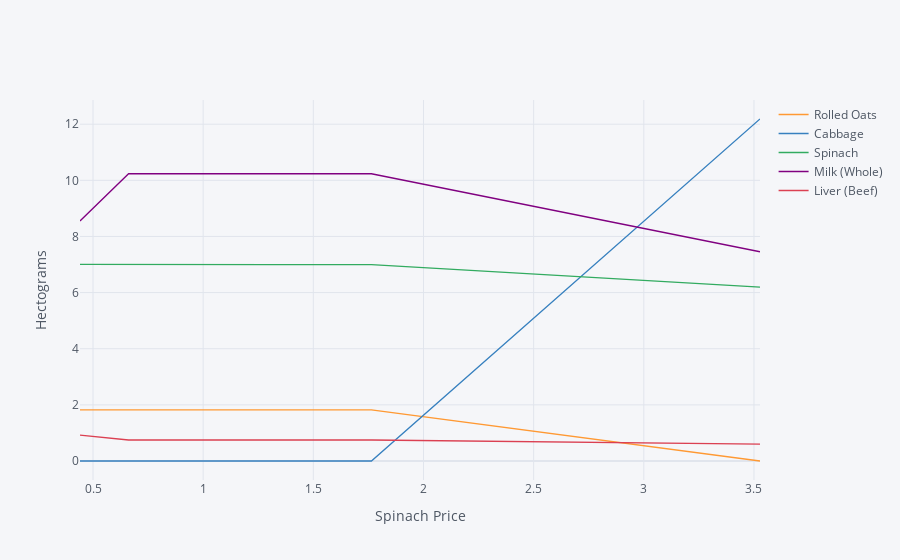

Notebook code for this chart:
### Markdown cell above
The code below creates a graph which changes prices just for *one* food,
  and traces out the effects of this change on all the foods consumed.

### Code cell
import cufflinks as cf
cf.go_offline()

ReferenceGood = 'Spinach'

scale = [0.5,0.75,0.9,1.,1.1,1.2,1.3,1.4,1.5,2,4]

cost0 = solve_subsistence_problem(FoodNutrients,Prices,diet_min[group],diet_max[group],tol=tol).fun

my_p = Prices.copy()

diet = {}
for s in scale:

    my_p[ReferenceGood] = Prices[ReferenceGood]*s
    result = solve_subsistence_problem(FoodNutrients,my_p,diet_min[group],diet_max[group],tol=tol)
    diet[my_p[ReferenceGood]] = result.diet

Diet_response = pd.DataFrame(diet).T
Diet_response.index.name = '%s Price' % ReferenceGood

Diet_response.reset_index(inplace=True)

# Get rid of units for index (cufflinks chokes)
Diet_response['%s Price' % ReferenceGood] = Diet_response['%s Price' % ReferenceGood].apply(lambda x: x.magnitude)

Diet_response = Diet_response.set_index('%s Price' % ReferenceGood)

# Just look at goods consumed in quantities greater than error tolerance
fig = Diet_response.loc[:,(Diet_response>tol).sum()>0].iplot(xTitle='%s Price' % ReferenceGood,yTitle='Hectograms', )
#fig.layout(
    #width=800,  # Width of the figure
    #height=600, # Height of the figure
#)

### Figure 1 — Plotly figure (JSON) as saved in the notebook; plotly's stock layout.template omitted (floating-point values rounded to 4 significant figures)
{"data": [{"line": {"color": "rgba(255, 153, 51, 1.0)", "dash": "solid", "shape": "linear", "width": 1.3}, "mode": "lines", "name": "Rolled Oats", "text": "", "type": "scatter", "x": [0.4409, 0.6614, 0.7937, 0.8818, 0.97, 1.058, 1.146, 1.235, 1.323, 1.764, 3.527], "y": [1.819, 1.821, 1.821, 1.821, 1.821, 1.821, 1.821, 1.821, 1.821, 1.821, 0]}, {"line": {"color": "rgba(55, 128, 191, 1.0)", "dash": "solid", "shape": "linear", "width": 1.3}, "mode": "lines", "name": "Cabbage", "text": "", "type": "scatter", "x": [0.4409, 0.6614, 0.7937, 0.8818, 0.97, 1.058, 1.146, 1.235, 1.323, 1.764, 3.527], "y": [0, 0, 0, 0, 0, 0, 0, 0, 0, 0, 12.18]}, {"line": {"color": "rgba(50, 171, 96, 1.0)", "dash": "solid", "shape": "linear", "width": 1.3}, "mode": "lines", "name": "Spinach", "text": "", "type": "scatter", "x": [0.4409, 0.6614, 0.7937, 0.8818, 0.97, 1.058, 1.146, 1.235, 1.323, 1.764, 3.527], "y": [7.006, 6.997, 6.997, 6.997, 6.997, 6.997, 6.997, 6.997, 6.997, 6.997, 6.193]}, {"line": {"color": "rgba(128, 0, 128, 1.0)", "dash": "solid", "shape": "linear", "width": 1.3}, "mode": "lines", "name": "Milk (Whole)", "text": "", "type": "scatter", "x": [0.4409, 0.6614, 0.7937, 0.8818, 0.97, 1.058, 1.146, 1.235, 1.323, 1.764, 3.527], "y": [8.553, 10.23, 10.23, 10.23, 10.23, 10.23, 10.23, 10.23, 10.23, 10.23, 7.455]}, {"line": {"color": "rgba(219, 64, 82, 1.0)", "dash": "solid", "shape": "linear", "width": 1.3}, "mode": "lines", "name": "Liver (Beef)", "text": "", "type": "scatter", "x": [0.4409, 0.6614, 0.7937, 0.8818, 0.97, 1.058, 1.146, 1.235, 1.323, 1.764, 3.527], "y": [0.9236, 0.7484, 0.7484, 0.7484, 0.7484, 0.7484, 0.7484, 0.7484, 0.7484, 0.7484, 0.5983]}], "layout": {"autosize": true, "legend": {"bgcolor": "#F5F6F9", "font": {"color": "#4D5663"}}, "paper_bgcolor": "#F5F6F9", "plot_bgcolor": "#F5F6F9", "title": {"font": {"color": "#4D5663"}}, "xaxis": {"autorange": true, "gridcolor": "#E1E5ED", "range": [0.4409, 3.527], "showgrid": true, "tickfont": {"color": "#4D5663"}, "title": {"font": {"color": "#4D5663"}, "text": "Spinach Price"}, "type": "linear", "zerolinecolor": "#E1E5ED"}, "yaxis": {"autorange": true, "gridcolor": "#E1E5ED", "range": [-0.6769, 12.86], "showgrid": true, "tickfont": {"color": "#4D5663"}, "title": {"font": {"color": "#4D5663"}, "text": "Hectograms"}, "type": "linear", "zerolinecolor": "#E1E5ED"}}}
